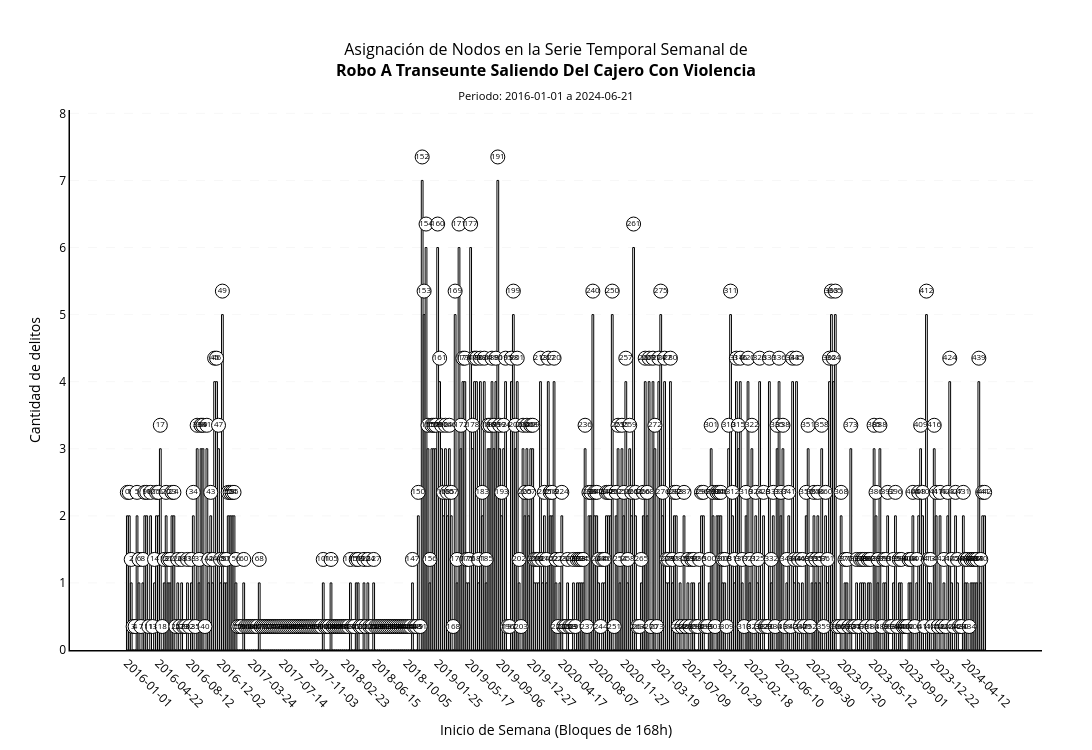

This figure's notebook cell:
### Markdown cell above
<details>
<summary><b>Ejecución: Histograma</b></summary>

<br>

Invoca la función de renderizado `plot_weekly_network_nodes` pasando como origen de datos `visibility_graph` y despliega la figura interactiva en el notebook.

#### Variables de entrada
* **`visibility_graph`** (`nx.Graph`): Red compleja generada previamente.
* **`TARGET_CRIME`** (`str`): Constante global del delito analizado.

</details>

### Code cell
# [EJECUCIÓN] Renderizado gráfico de la red
# INPUT:  visibility_graph (nx.Graph), TARGET_CRIME (str)
# OUTPUT: None (despliegue en output)

try:
    fig = plot_weekly_network_nodes(visibility_graph, TARGET_CRIME)
    fig.show()
except Exception as err:
    logger.error(f"Error al renderizar el gráfico: {err}")

### Figure 1 — Plotly figure (JSON) as saved in the notebook; plotly's stock layout.template omitted (floating-point values rounded to 4 significant figures; data arrays with more than 128 entries replaced by an {"elided": "..."} marker saying what was removed)
{"data": [{"marker": {"color": "white", "line": {"color": "black", "width": 1}}, "name": "Delitos", "type": "bar", "x": {"elided": "443 str values"}, "y": {"elided": "443 int values"}}, {"marker": {"color": "white", "line": {"color": "black", "width": 1}, "size": 14, "symbol": "circle"}, "mode": "markers+text", "name": "Nodos", "text": {"elided": "443 str values"}, "textfont": {"color": "black", "size": 8}, "textposition": "middle center", "type": "scatter", "x": {"elided": "443 str values"}, "y": {"elided": "443 float values"}}], "layout": {"bargap": 0.1, "height": 750, "margin": {"b": 100, "l": 70, "r": 50, "t": 110}, "paper_bgcolor": "white", "plot_bgcolor": "white", "showlegend": false, "title": {"font": {"color": "black", "size": 16}, "text": "Asignación de Nodos en la Serie Temporal Semanal de<br><b>Robo A Transeunte Saliendo Del Cajero Con Violencia</b><br><sub>Periodo: 2016-01-01 a 2024-06-21</sub>", "x": 0.5, "xanchor": "center"}, "width": 1300, "xaxis": {"color": "black", "linecolor": "black", "linewidth": 1.5, "showline": true, "tickangle": 45, "tickformat": "%Y-%m-%d", "tickmode": "array", "tickvals": ["2016-01-01T00:00:00", "2016-04-22T00:00:00", "2016-08-12T00:00:00", "2016-12-02T00:00:00", "2017-03-24T00:00:00", "2017-07-14T00:00:00", "2017-11-03T00:00:00", "2018-02-23T00:00:00", "2018-06-15T00:00:00", "2018-10-05T00:00:00", "2019-01-25T00:00:00", "2019-05-17T00:00:00", "2019-09-06T00:00:00", "2019-12-27T00:00:00", "2020-04-17T00:00:00", "2020-08-07T00:00:00", "2020-11-27T00:00:00", "2021-03-19T00:00:00", "2021-07-09T00:00:00", "2021-10-29T00:00:00", "2022-02-18T00:00:00", "2022-06-10T00:00:00", "2022-09-30T00:00:00", "2023-01-20T00:00:00", "2023-05-12T00:00:00", "2023-09-01T00:00:00", "2023-12-22T00:00:00", "2024-04-12T00:00:00"], "title": {"text": "Inicio de Semana (Bloques de 168h)"}}, "yaxis": {"color": "black", "gridcolor": "lightgrey", "griddash": "dash", "gridwidth": 0.2, "linecolor": "black", "linewidth": 1.5, "range": [0, 8.05], "showgrid": true, "showline": true, "title": {"text": "Cantidad de delitos"}}}}
